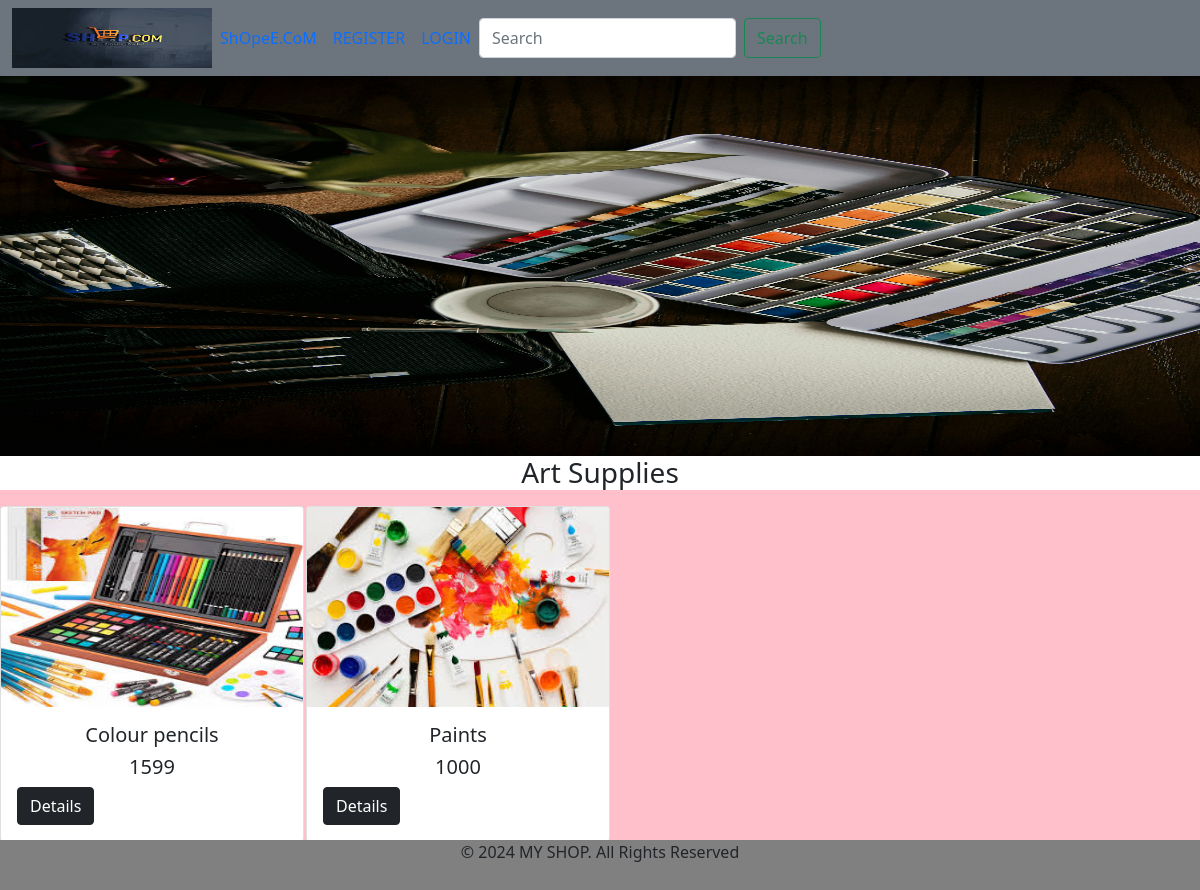
The app's page /products/4 with its own data.
### shop/models.py (models this page shows, shortened)
class Category(models.Model):
    image=models.ImageField(upload_to='images',null=True,blank=True)
    p_name=models.TextField(max_length=20)
    desc=models.TextField(max_length=200)

class Products(models.Model):
    category=models.ForeignKey(Category,on_delete=models.CASCADE)
    name=models.TextField(max_length=40)
    desc=models.TextField()
    image=models.ImageField(upload_to='images',null=True,blank=True)
    price=models.IntegerField()
    stock=models.IntegerField()
    available=models.BooleanField(default=True)
    created=models.DateTimeField(auto_now_add=True)
    updated=models.DateTimeField(auto_now_add=True)

### shop/views.py (the view)
# urls.py: path('products/<int:m>',views.products,name='products'),
def products(request,m):
    pro=Category.objects.get(id=m)
    item=Products.objects.filter(category=pro)
    return render(request,'products.html',{'product':pro,'item':item})

### cart/context_processors.py (called while the page is built)
def Total(request):
    u=request.user
    count=0
    if request.user.is_authenticated:
        try:
            item=Cart.objects.filter(user=u)
            count=count+item.count()
        except:
            count=0
    return {'count':count}

### shop/context_processors.py (called while the page is built)
def Links(request):
    c=Category.objects.all()
    return{'links':c}

### templates/products.html (shortened to what this page needs)
<!DOCTYPE html>
{% extends 'base.html' %}
{% load static %}
{% block content %}
    <div class="row">
        <img src="{{product.image.url}}" style="height:380px;width:100%">
    </div>
<center><h3 STYLE="background-color:white">{{product.p_name}}</h3></center>
    <div class="row">
    </div>
  <div class="row">
    {% for i in item %}
    <div class="col-sm-3  mb-5 ">
      <div class="card mx-auto" style="width: 19rem;">
        <a href="#">
        <img src="{{i.image.url}}" class="card-img-top" height="200px" width="100%" alt="..."></a>
        <div class="card-body">
        <h5 class="card-title text-center" >{{i.name}}</h5>
        <h5 class="card-title text-center" >{{i.price}}</h5>
        <a type="submit" href="{% url 'shop:product_details' i.id %}" class="btn btn-dark">Details</a>
</div>
      </div></div>
      {% endfor %}
</div>
{% endblock %}

### static/css/style.css (style rules this page uses)
body { background-color:pink; }

### records on screen
Category: image (picture), p_name "Art Supplies"
Products: image (picture), name "Colour pencils", price "1599"
Products: image (picture), name "Paints", price "1000"
